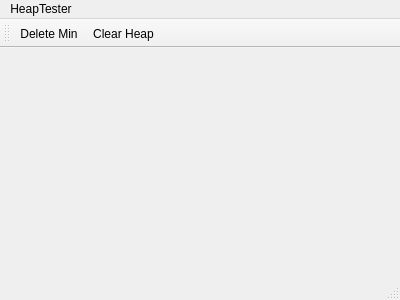
<?xml version="1.0" encoding="UTF-8"?>
<ui version="4.0">
 <class>MainWindow</class>
 <widget class="QMainWindow" name="MainWindow">
  <property name="geometry">
   <rect>
    <x>0</x>
    <y>0</y>
    <width>400</width>
    <height>300</height>
   </rect>
  </property>
  <property name="windowTitle">
   <string>The HeapTester - minimum heap / prio queue</string>
  </property>
  <widget class="HeapTestWidget" name="centralWidget"/>
  <widget class="QMenuBar" name="menuBar">
   <property name="geometry">
    <rect>
     <x>0</x>
     <y>0</y>
     <width>400</width>
     <height>22</height>
    </rect>
   </property>
   <widget class="QMenu" name="menuHeapTester">
    <property name="title">
     <string>HeapTester</string>
    </property>
    <addaction name="actionClear_Heap"/>
    <addaction name="actionDelete_Min"/>
    <addaction name="actionFill_Random"/>
   </widget>
   <addaction name="menuHeapTester"/>
  </widget>
  <widget class="QToolBar" name="mainToolBar">
   <attribute name="toolBarArea">
    <enum>TopToolBarArea</enum>
   </attribute>
   <attribute name="toolBarBreak">
    <bool>false</bool>
   </attribute>
   <addaction name="actionDelete_Min"/>
   <addaction name="actionClear_Heap"/>
  </widget>
  <widget class="QStatusBar" name="statusBar"/>
  <action name="actionDelete_Min">
   <property name="text">
    <string>Delete Min</string>
   </property>
  </action>
  <action name="actionFill_Random">
   <property name="text">
    <string>Fill Random</string>
   </property>
  </action>
  <action name="actionClear_Heap">
   <property name="text">
    <string>Clear Heap</string>
   </property>
  </action>
 </widget>
 <layoutdefault spacing="6" margin="11"/>
 <customwidgets>
  <customwidget>
   <class>HeapTestWidget</class>
   <extends>QWidget</extends>
   <header>heaptestwidget.h</header>
   <container>1</container>
  </customwidget>
 </customwidgets>
 <resources/>
 <connections/>
</ui>
